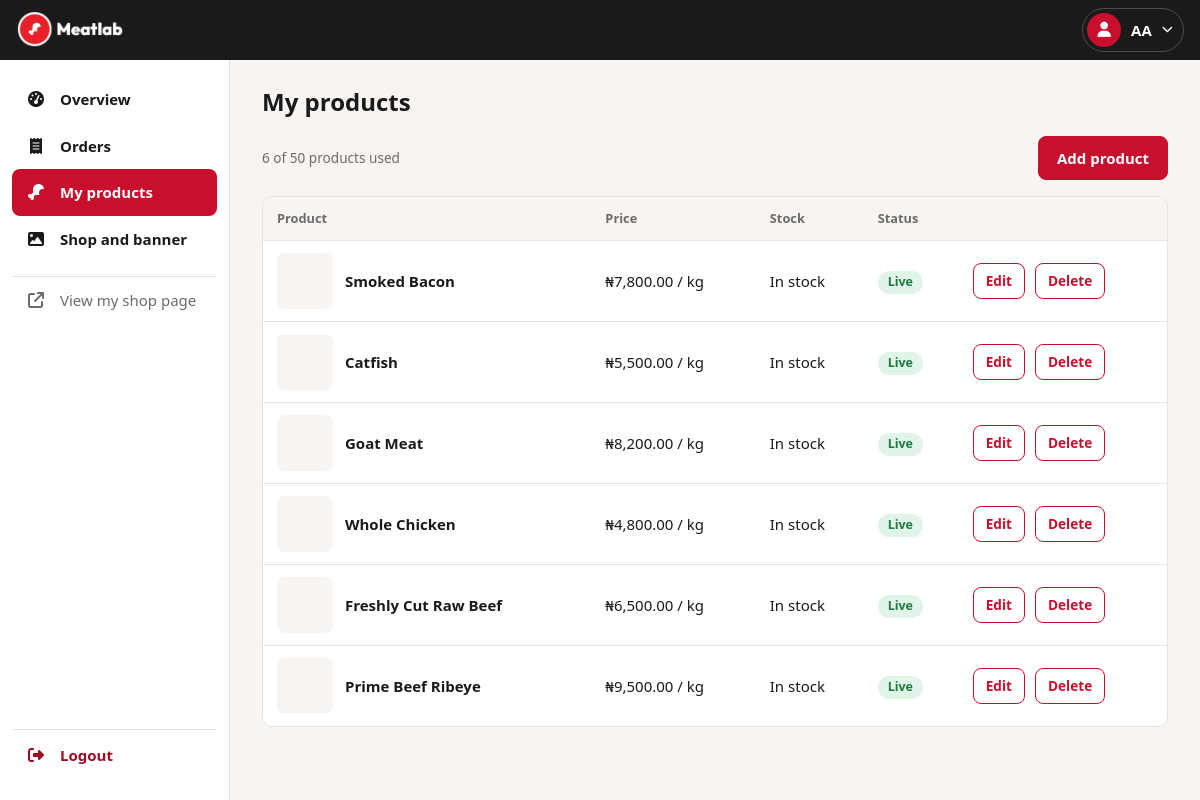
/owner/products (signed in), run on the app's committed database.
### tables this page shows
CREATE TABLE IF NOT EXISTS shops (
  id INT AUTO_INCREMENT PRIMARY KEY,
  account_id INT NOT NULL,
  shop_name VARCHAR(120) NOT NULL,
  slug VARCHAR(140) NOT NULL UNIQUE,
  address VARCHAR(255) NULL,
  city VARCHAR(80) NULL,
  description TEXT NULL,
  tagline VARCHAR(200), 
  rating DECIMAL(2,1) DEFAULT 4.8, 
  banner VARCHAR(80) NULL,
  is_active TINYINT(1) NOT NULL DEFAULT 1,
  can_edit_banner TINYINT(1) NOT NULL DEFAULT 1,
  can_edit_price TINYINT(1) NOT NULL DEFAULT 1,
  can_add_products TINYINT(1) NOT NULL DEFAULT 1,
  max_products INT NOT NULL DEFAULT 50,
  created_at DATETIME NOT NULL DEFAULT CURRENT_TIMESTAMP,
  INDEX (account_id),
  FOREIGN KEY (account_id) REFERENCES accounts(id)
);

CREATE TABLE IF NOT EXISTS products (
  id INT AUTO_INCREMENT PRIMARY KEY,
  shop_id INT NOT NULL,
  name VARCHAR(140) NOT NULL,
  category_id INT,
  description TEXT NULL,
  price_per_kg INT, 
  min_kg DECIMAL(4,1) DEFAULT 0.5, 
  is_top TINYINT DEFAULT 0,
  unit VARCHAR(20) NOT NULL DEFAULT 'kg',
  image VARCHAR(80) NULL,
  in_stock TINYINT(1) NOT NULL DEFAULT 1,
  status ENUM('pending','approved','rejected') NOT NULL DEFAULT 'approved',
  created_at DATETIME NOT NULL DEFAULT CURRENT_TIMESTAMP,
  updated_at DATETIME NULL,
  INDEX (shop_id),
  FOREIGN KEY (shop_id) REFERENCES shops(id)
);

### templates/controllers/Templates.php (called while the page is built, shortened)
<?php
class Templates extends Trongate {
    function dashboard(array $data): void {
        load('dashboard', $data);
    }
}

### modules/owner/controllers/Owner.php (called while the page is built, shortened)
<?php
class Owner extends Trongate {
    private $user;
    private $shop;
    public function products() {
        $this->boot();
        $perPage = 10;
        $where  = 'shop_id = :s';
        $params = ['s' => $this->shop->id];
        $count = $this->model->query_bind('SELECT COUNT(*) AS n FROM products WHERE ' . $where, $params, 'object');
        $total = (int) ($count[0]->n ?? 0);
        $pages = max(1, (int) ceil($total / $perPage));
        $page  = min(max(1, (int) ($_GET['page'] ?? 1)), $pages);
        $offset = ($page - 1) * $perPage;
        $products = $this->model->query_bind(
            'SELECT * FROM products WHERE shop_id=:s ORDER BY id DESC LIMIT ' . $perPage . ' OFFSET ' . $offset, ['s' => $this->shop->id], 'object'
        );
        $this->page('products', 'My products', 'products', compact('products', 'total', 'page', 'pages', 'perPage'));
    }
    private function boot() {
        $this->user = $this->guard->_require('owner');
        $rows = $this->model->query_bind('SELECT * FROM shops WHERE account_id=:a LIMIT 1', ['a' => $this->user['id']], 'object');
        $this->shop = $rows ? $rows[0] : null;
    }
    private function count($sql, $shop_id) {
        $rows = $this->model->query_bind($sql, ['s' => $shop_id], 'object');
        return (int) $rows[0]->n;
    }
    private function page($view, $title, $nav, $extra = []) {
        $data = $extra + [
            'view_module' => 'owner',
            'view_file'   => $view,
            'page_title'  => $title,
            'nav_active'  => $nav,
            'role'        => 'owner',
            'user'        => $this->user,
            'shop'        => $this->shop,
            'csrf'        => $this->guard->_csrf_token(),
            'flash'       => $this->guard->_take_flash(),
            'pending'     => $this->count('SELECT COUNT(*) n FROM orders WHERE shop_id=:s AND status=\'pending\' AND payment_status=\'paid\'', $this->shop->id),
        ];
        $this->template('dashboard', $data);
    }
}

### public/index.php (called while the page is built, shortened)
<?php
$init = new Core;

### engine/Dynamic_properties.php (called while the page is built)
<?php
trait Dynamic_properties {
    private $attributes = [];
    public function __set(string $key, $value): void {
        $this->attributes[$key] = $value;
    }
    public function __get(string $key) {
        if ($key === 'model') {
            if (!isset($this->model)) {
                require_once 'Model.php';
                $this->model = new Model($this->module_name);
            }
            return $this->model;
        } elseif (!isset($this->attributes[$key])) {
            $class_name = ucfirst($key);
            $this->$key = new $class_name;
        }
        return $this->attributes[$key];
    }
}

### engine/Model.php (called while the page is built, shortened)
<?php
class Model {
    private $host = HOST;
    private $user = USER;
    private $pass = PASSWORD;
    private $dbname = DATABASE;
    private $dbh;
    private $stmt;
    public function __construct(?string $current_module = null) {
        $this->port = (defined('PORT') ? PORT : '3306');
        $dsn = 'mysql:host=' . $this->host . ';port=' . $this->port . ';dbname=' . $this->dbname;
        $options = array(
            PDO::ATTR_PERSISTENT => true,
            PDO::ATTR_ERRMODE => PDO::ERRMODE_EXCEPTION
        );
        try {
            $this->dbh = new PDO($dsn, $this->user, $this->pass, $options);
        } catch (PDOException $e) {
            $this->error = $e->getMessage();
            echo $this->error;
            die();
        }
    }
    public function query_bind(string $sql, array $data, ?string $return_type = null): mixed {
        try {
            $this->prepare_and_execute($sql, $data);
        } catch (PDOException $e) {
            throw new RuntimeException("Database query failed: " . $e->getMessage(), 0, $e);
        }
        if ($return_type === 'object') {
            return $this->stmt->fetchAll(PDO::FETCH_OBJ);
        } elseif ($return_type === 'array') {
            return $this->stmt->fetchAll(PDO::FETCH_ASSOC);
        }
        return null;
    }
    ?>
    <?php
    private function get_param_type(mixed $value): int {
        switch (true) {
            case is_int($value):
                $type = PDO::PARAM_INT;
                break;
        }
        return $type;
    }
    private function prepare_and_execute(string $sql, array $data = []): bool {
        $this->stmt = $this->dbh->prepare($sql);
        if (isset($data[0])) {
            return $this->stmt->execute($data);
        } else {
            foreach ($data as $key => $value) {
                $type = $this->get_param_type($value);
                $this->stmt->bindValue(":$key", $value, $type);
            }
            return $this->stmt->execute();
        }
    }
}

### modules/guard/controllers/Guard.php (called while the page is built, shortened)
<?php
class Guard extends Trongate {
    public function _user() {
        return $_SESSION['meatlab_user'] ?? null;
    }
    public function _require($role) {
        $user = $this->_user();
        return $user;
    }
}

### engine/tg_helpers/string_helper.php (called while the page is built, shortened)
<?php
function out(?string $input, string $encoding = 'UTF-8', string $output_format = 'html'): string {
    $flags = ENT_QUOTES;
    if ($input === null) {
        $input = '';
    }
    if ($output_format === 'xml') {
        $flags = ENT_XML1;
    } elseif ($output_format === 'json') {
        $input = json_encode($input, JSON_HEX_TAG | JSON_HEX_AMP | JSON_HEX_APOS | JSON_HEX_QUOT);
        $flags = ENT_NOQUOTES;
    } elseif ($output_format === 'javascript') {
        $input = json_encode($input, JSON_HEX_TAG | JSON_HEX_AMP | JSON_HEX_APOS | JSON_HEX_QUOT);
    } elseif ($output_format === 'attribute') {
        $flags = ENT_QUOTES;
    } else {
        $input = ($output_format === 'html') ? htmlspecialchars($input, $flags, $encoding) : htmlentities($input, $flags, $encoding);
        return $input;
    }
    return htmlspecialchars($input, $flags, $encoding);
}

### modules/owner/views/products.php (the view, shortened to what this page needs)
<div class="bar">
    <span class="hint"><?= count($products) ?> of <?= (int) $shop->max_products ?> products used</span>
    <?php if ($shop->can_add_products): ?><a class="btn" href="<?= BASE_URL ?>owner/product_form">Add product</a><?php endif; ?>
</div>
<?php if (!$products): ?>
    <div class="card empty">You have not added any products. Add your first one to start getting orders.</div>
<?php else: ?>
<div class="tablewrap"><table>
    <thead><tr><th>Product</th><th>Price</th><th>Stock</th><th>Status</th><th></th></tr></thead>
    <tbody>
    <?php foreach ($products as $p): ?>
        <tr>
            <td class="full"><div class="who-cell">
                <div class="thumb" style="<?= $p->image ? "background-image:url('" . out(ml_img('products', $p->image)) . "')" : '' ?>"></div>
                <div><strong><?= out($p->name) ?></strong><br><span class="hint"><?= out($p->category) ?></span></div>
            </div></td>
            <td data-label="Price"><?= ml_money($p->price_per_kg ) ?> / <?= out($p->unit) ?></td>
            <td data-label="Stock"><?= $p->in_stock ? 'In stock' : 'Out of stock' ?></td>
            <td data-label="Status"><?= ml_badge($p->status ) ?></td>
            <td class="full"><div class="actions">
                <a class="btn line sm" href="<?= BASE_URL ?>owner/product_form/<?= (int) $p->id ?>">Edit</a>
                <form method="post" action="<?= BASE_URL ?>owner/product_delete" data-confirm="Delete <?= out($p->name) ?>?">
                    <button class="btn line sm" type="submit">Delete</button>
                </form>
            </div></td>
        </tr>
    <?php endforeach; ?>
    </tbody>
</table></div>
<?php endif; ?>

### config/meatlab.php (shortened to what this page needs)
<?php
function ml_money($n) {
    return '₦' . number_format((float) $n, 2);
}
function ml_status_label($s) {
    $labels = [
        'pending' => 'New', 'processing' => 'Processing', 'on_the_way' => 'On the way',
        'delivered' => 'Delivered', 'declined' => 'Declined',
        'approved' => 'Live', 'rejected' => 'Rejected',
        'paid' => 'Paid', 'unpaid' => 'Unpaid', 'failed' => 'Failed', 'shop_paid' => 'Shop payout',
    ];
    return $labels[$s] ?? ucfirst($s);
}
function ml_badge($s) {
    return '<span class="badge b-' . htmlspecialchars($s) . '">' . ml_status_label($s) . '</span>';
}

### public/dash_assets/dash.css (style rules this page uses)
:root { --brand: #c8102e; --brand-dark: #9d0c24; --ink: #1a1a1a; --muted: #6b6b6b; --line: #e6e2de; --paper: #ffffff; --soft: #f7f4f1; --ok: #1f7a43; --warn: #b26a00; --radius: 10px; --gap: 16px; --font: system-ui, -apple-system, "Segoe UI", Roboto, Arial, sans-serif; }
* { box-sizing: border-box; }
html { -webkit-text-size-adjust: 100%; }
body { margin: 0; font-family: var(--font); color: var(--ink); background: var(--soft); line-height: 1.5; font-size: 15px; }
a { color: var(--brand); }
@media (min-width: 900px) { main > * { max-width: 1000px; } }
.btn { display: inline-flex; align-items: center; justify-content: center; min-height: 44px; padding: 0 18px; border-radius: 8px; border: 1px solid var(--brand); background: var(--brand); color: #fff; font: inherit; font-weight: 700; text-decoration: none; cursor: pointer; }
.btn.line { background: var(--paper); color: var(--brand); }
.btn.sm { min-height: 36px; padding: 0 12px; font-size: .85rem; }
.actions { display: flex; gap: 10px; flex-wrap: wrap; align-items: center; }
.bar { display: flex; gap: 10px; flex-wrap: wrap; align-items: center; justify-content: space-between; margin-bottom: var(--gap); }
.hint { color: var(--muted); font-size: .85rem; font-weight: 400; }
.thumb { width: 56px; height: 56px; border-radius: 8px; background: var(--soft) center / cover no-repeat; flex: none; }
.badge { display: inline-block; padding: 2px 10px; border-radius: 999px; font-size: .78rem; font-weight: 700; background: #eee; color: #444; white-space: nowrap; }
.b-delivered, .b-paid, .b-approved { background: #e1f4e8; color: var(--ok); }
table { width: 100%; border-collapse: collapse; }
thead { display: none; }
tr { display: block; background: var(--paper); border: 1px solid var(--line); border-radius: var(--radius); padding: 10px 14px; margin-bottom: 10px; }
td { display: flex; justify-content: space-between; gap: 12px; padding: 6px 0; text-align: right; }
td::before { content: attr(data-label); color: var(--muted); font-weight: 600; text-align: left; }
td.full { display: block; text-align: left; }
td.full::before { display: none; }
.who-cell { display: flex; gap: 12px; align-items: center; text-align: left; }
@media (min-width: 800px) { .tablewrap { background: var(--paper); border: 1px solid var(--line); border-radius: var(--radius); overflow-x: auto; } }
@media (min-width: 800px) { thead { display: table-header-group; } }
@media (min-width: 800px) { tr { display: table-row; border: 0; border-radius: 0; padding: 0; margin: 0; background: none; } }
@media (min-width: 800px) { th, td { padding: 12px 14px; text-align: left; border-bottom: 1px solid var(--line); display: table-cell; vertical-align: middle; } }
@media (min-width: 800px) { td::before { display: none; } }
@media (min-width: 800px) { th { font-size: .8rem; color: var(--muted); background: var(--soft); } }
@media (min-width: 800px) { tr:last-child td { border-bottom: 0; } }
@media (min-width: 800px) { td.full { display: table-cell; } }

### data on the page
shops: max_products "50"
products: name "Smoked Bacon", price_per_kg "₦7,800.00", unit "kg", in_stock "In stock", status "Live"
products: name "Catfish", price_per_kg "₦5,500.00", unit "kg", in_stock "In stock", status "Live"
products: name "Goat Meat", price_per_kg "₦8,200.00", unit "kg", in_stock "In stock", status "Live"
products: name "Whole Chicken", price_per_kg "₦4,800.00", unit "kg", in_stock "In stock", status "Live"
products: name "Freshly Cut Raw Beef", price_per_kg "₦6,500.00", unit "kg", in_stock "In stock", status "Live"
products: name "Prime Beef Ribeye", price_per_kg "₦9,500.00", unit "kg", in_stock "In stock", status "Live"

### other printed values
out(ml_initials($user['name'] ?? '')) "AA"
$label "Overview"
$label "Orders"
$label "My products"
$label "Shop and banner"
out($page_title ?? '') "My products"
count($products) "6"
